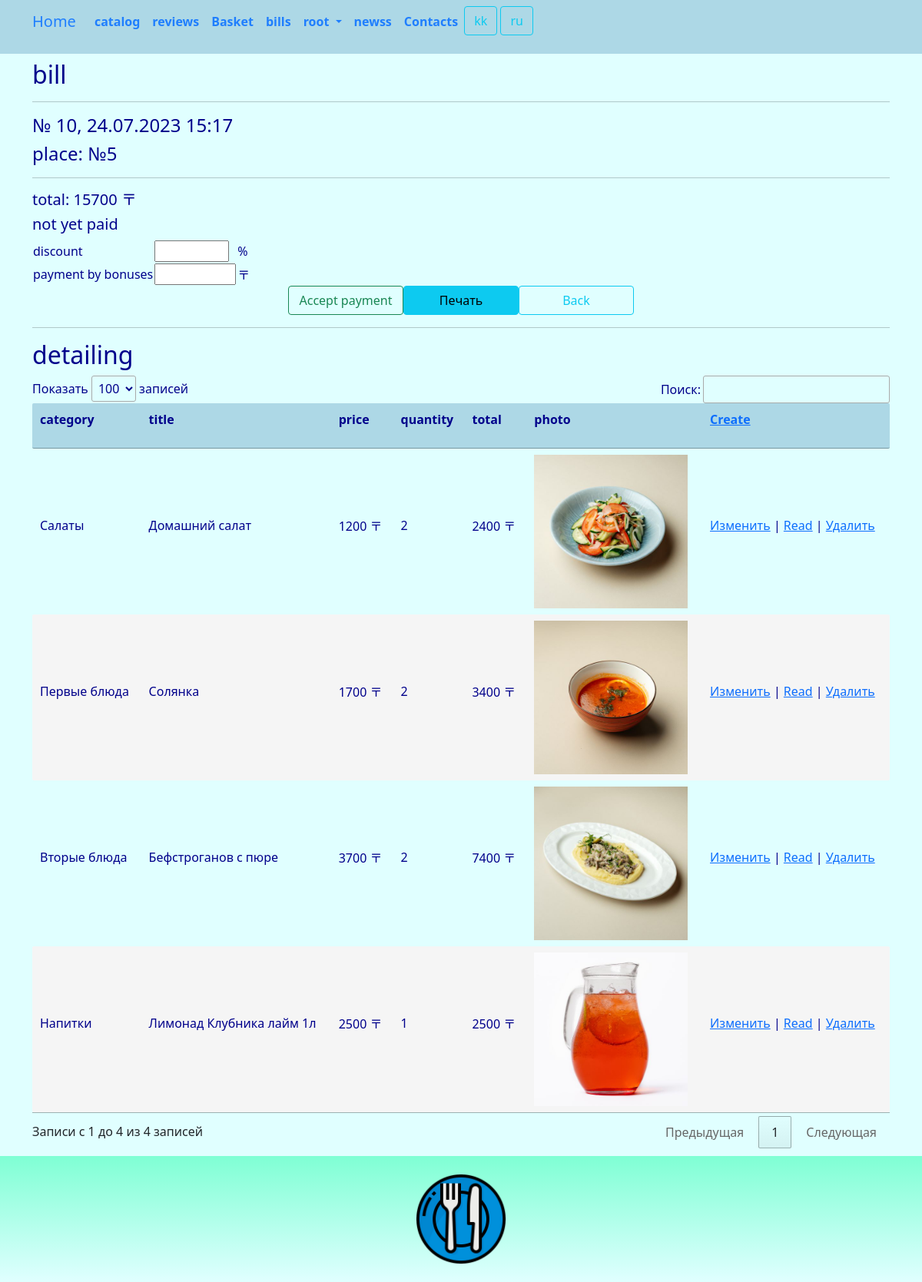
/detailing/index/10/ (signed in), run on an earlier commit of the app's database.
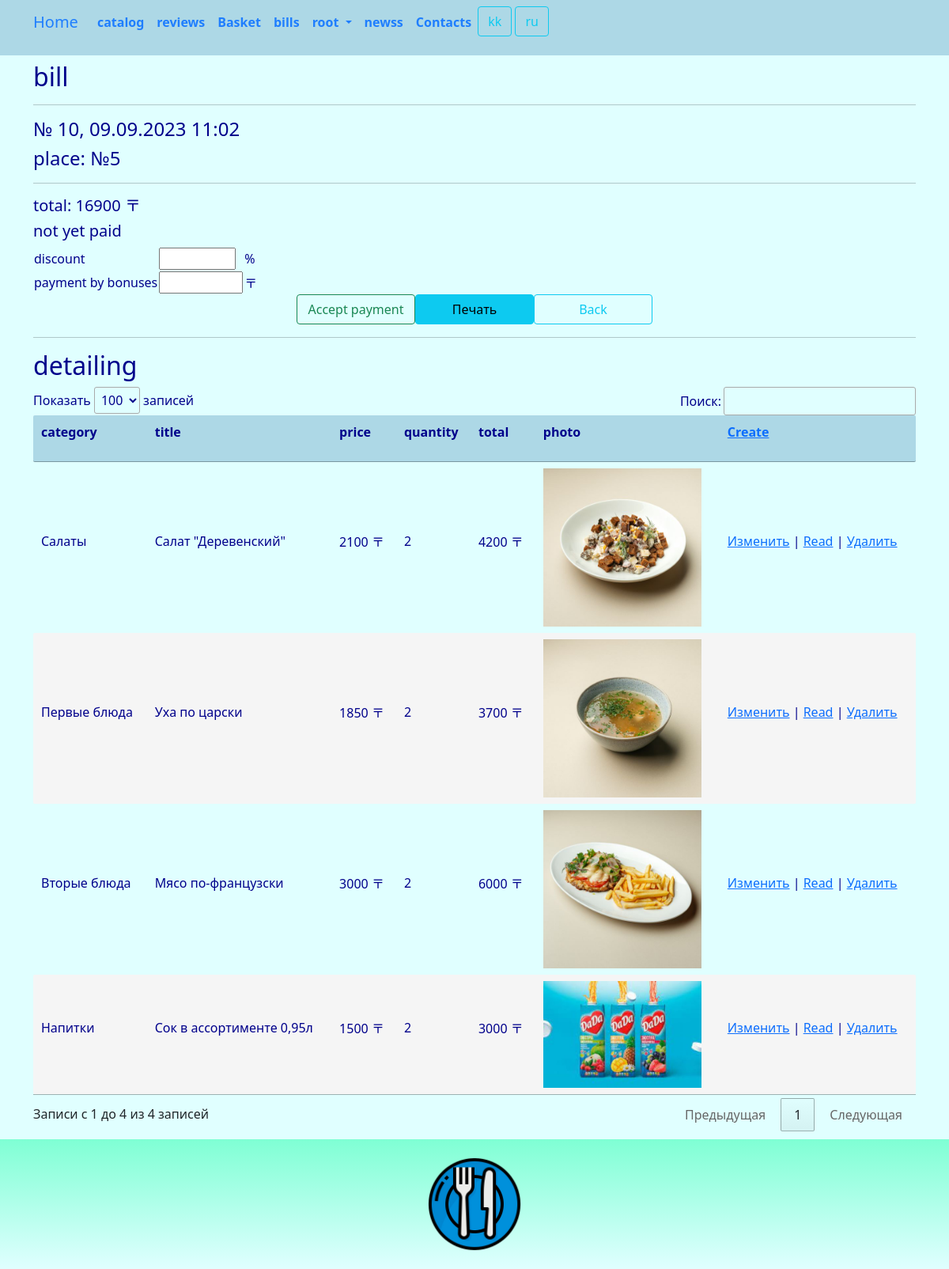
And on a later commit of the database.
### star/models.py (models this page shows, shortened)
class Bill(models.Model):
    dateb = models.DateTimeField(_('dateb'), auto_now_add=True)
    client = models.ForeignKey(Client, related_name='bill_client', on_delete=models.CASCADE)
    place = models.CharField(_('place'), max_length=32)
    total = models.DecimalField(_('total'), max_digits=9, decimal_places=2, blank=True, null=True)
    discount = models.IntegerField(_('discount'), default=0)
    bonus = models.DecimalField(_('bonus'), max_digits=9, decimal_places=2, blank=True, null=True)
    amount = models.DecimalField(_('amount'), max_digits=9, decimal_places=2, blank=True, null=True)
    class Meta:
        db_table = 'bill'
        indexes = [
            models.Index(fields=['dateb']),
        ]
        ordering = ['dateb']

class Detailing(models.Model):
    bill = models.ForeignKey(Bill, related_name='detailing_bill', on_delete=models.CASCADE)
    catalog = models.ForeignKey(Catalog, related_name='detailing_catalog', on_delete=models.CASCADE)
    price = models.DecimalField(_('price'), max_digits=9, decimal_places=2)
    quantity = models.IntegerField(_('quantity'), default=1)
    class Meta:
        db_table = 'detailing'
        indexes = [
            models.Index(fields=['bill']),
            models.Index(fields=['catalog']),
        ]
        ordering = ['bill']
    @property
    def total(self):
        return '%f' % (self.price*self.quantity)

class Catalog(models.Model):
    category = models.ForeignKey(Category, related_name='catalog_category', on_delete=models.CASCADE)
    title = models.CharField(_('catalog_title'), max_length=255)
    details = models.TextField(_('catalog_details'), blank=True, null=True)
    price = models.DecimalField(_('price'), max_digits=9, decimal_places=2)
    photo = models.ImageField(_('photo'), upload_to='images/', blank=True, null=True)
    class Meta:
        db_table = 'catalog'
        indexes = [
            models.Index(fields=['title']),
        ]
        ordering = ['title']

class Category(models.Model):
    title = models.CharField(_('category_title'), max_length=128, unique=True)
    class Meta:
        db_table = 'category'
    def __str__(self):
        return "{}".format(self.title)

### star/views.py (the view, shortened to what this page needs)
# urls.py: path('detailing/index/<int:bill_id>/', views.detailing_index, name='detailing_index'),
@login_required
@group_required("Managers")
def detailing_index(request, bill_id):
    try:
        bill = Bill.objects.get(id=bill_id)
        detailing = Detailing.objects.filter(bill_id=bill_id)
        return render(request, "detailing/index.html", {"detailing": detailing, "bill": bill, "bill_id": bill_id})
    except Exception as exception:
        print(exception)
        return HttpResponse(exception)

### star/views.py (called while the page is built)
def group_required(*group_names):
    def in_groups(u):
        if u.is_authenticated:
            if bool(u.groups.filter(name__in=group_names)) | u.is_superuser:
                return True
        return False
    return user_passes_test(in_groups, login_url='403')

### templates/detailing/index.html (shortened to what this page needs)
{% extends "base.html" %}
{% load i18n %}
{% load static %}
{% block content %}
<div id="print_content">
	<h2>{% trans "bill" %}</h2>
	<hr>
	<h4>№ {{ bill.id  }}, {{ bill.dateb | date:"d.m.Y H:i"}}</h4>
	<h4>{% trans "place" %}: {{ bill.place  }}</h4>
	<hr>
	<h5>{% trans "total" %}: {{ bill.total | stringformat:"1.0f" }} 〒</h5>
	{% if bill.amount > 0 %}
		<h5>{% trans "discount" %}: {{ bill.discount }} %</h5>
		<h5>{% trans "bonus" %}: {{ bill.bonus | stringformat:"1.0f" }} 〒</h5>
		<h5>{% trans "amount" %}: {{ bill.amount | stringformat:"1.0f" }} 〒</h5>
	{% else %}
		<h5>{% trans "not yet paid" %}</h5>
		<form method="post" enctype="multipart/form-data" class="hide_for_print_element">
			<table>
				<tr>
					<td>
						<label for="id_discount">{% trans "discount" %}</label>
					</td>
					<td>
						<input type="number" name="discount" size="10" min="0" max="100" step="1" id="id_discount" value="{{ discount }}">
					</td>
					<td>
						<label>%</label>
					</td>
				</tr>
				<tr>
					<td>
						<label for="id_bonus">{% trans "payment by bonuses" %}</label>
					</td>
					<td>
						<input type="number" name="bonus" size="10" min="0" max="1000" step="50" id="id_bonus" value="{{ bonus }}">
					</td>
					<td>
						<label>〒</label>
					</td>
				</tr>
			</table>
			<div class="row justify-content-center">
				<button onclick="return confirm('Принять оплату?')" type="submit" name="accept" class="btn btn-outline-success" style="width:150px" >{% trans "Accept payment" %}</button>
				<button class="btn btn-info" name = "print" id ="print" onclick='printDiv("print_content")' style="text-align: center;width:150px">Печать</button>
				<a class="btn btn-outline-info" style="width:150px" href="{% url 'bill_index'%}">{% trans "Back" %}</a>
			</div>
		</form>
	{% endif %}
	<hr>
	<h2>{% trans "detailing" %}</h2>
	{% if detailing.count > 0 %}
	<div class="row" id="print_content">
		<table id="myTable" class="table-manager" style="width:100%">
			<thead>
				<tr>
					<th><p>{% trans "category" %}</p></th>
					<th><p>{% trans "title" %}</p></th>
					<th><p>{% trans "price" %}</p></th>
					<th><p>{% trans "quantity" %}</p></th>
					<th><p>{% trans "total" %}</p></th>
					<th class="hide_for_print_element"><p>{% trans "photo" %}</p></th>
					<th class="hide_for_print_element"><p><a href="{% url 'detailing_create' bill_id %}">{% if bill.amount == 0 %}{% trans "Create" %} {% endif %}</a></p></th>
				</tr>
			</thead>
			<tbody>
				{% for p in detailing %}
				<tr>
					<td>
						<p>{{ p.catalog.category }}</p>
					</td>
					<td>
						<p>{{ p.catalog.title }}</p>
					</td>
					<td>
						<p>{{ p.price | stringformat:"1.0f" }} 〒</p>
					</td>
					<td>
						<p>{{ p.quantity }}</p>
					</td>
					<td>
						<p>{{ p.total  | floatformat:0 }} 〒</p>
					</td>
					<td class="hide_for_print_element">
						{% if p.catalog.photo.url != None %}
							<img style="width:100%; max-width:200px;" src="{{ p.catalog.photo.url}}" alt="{{ p.photo.url }}" >
						{% endif %}
					</td>
					<td class="hide_for_print_element">
						<p>
						{% if bill.amount == 0 %}
						<a  href="{% url 'detailing_edit' p.id bill_id %}">{% trans "Change" %}</a> |
						<a href="{% url 'detailing_read' p.id bill_id %}">{% trans "Read" %}</a> |
						<a onclick="return confirm('Удалить запись?')" href="{% url 'detailing_delete' p.id bill_id %}">{% trans "Delete" %}</a>
						{% endif %}
						</p>
					</td>
				</tr>
				{% endfor %}
			</tbody>
		</table>
	</div>
	{% else %}
	<a href="{% url 'detailing_create' bill_id %}">{% trans "Create" %}</a>
	{% endif %}
</div>
{% endblock content %}

### templates/base.html (shortened to what this page needs)
{% load static %}
{% load i18n %}
<html>
<head>
	<link href="https://cdn.jsdelivr.net/npm/bootstrap@5.0.2/dist/css/bootstrap.min.css" rel="stylesheet">
	<link rel="stylesheet" href="{% static 'css/styles.css' %}" />
	<link rel="stylesheet" href="{% static 'css/choosen.css' %}" />
</head>
<nav class="navbar navbar-expand-lg justify-content-center">
	<div class="container">
		<div class="collapse navbar-collapse" id="mainMenu">
			<ul class="navbar-nav me-auto mb-2 mb-lg-0">
				<a class="navbar-brand" href="{{ HTTP_HOST }}/">{% trans "Home" %}</a>
				<li class="nav-item">
					<a class="nav-link" href="{% url 'catalog_list' %}">{% trans "catalog" %}</a>
				</li>
				<li class="nav-item">
					<a class="nav-link" href="{% url 'review_list' %}">{% trans "reviews" %}</a>
				</li>
				{% if user.is_authenticated %}
				<li class="nav-item">
					<a class="nav-link" href="{% url 'basket' %}">{% trans "Basket" %}</a>
				</li>
				<li class="nav-item">
					<a class="nav-link" href="{% url 'bill_index' %}">{% trans "bills" %}</a>
				</li>
				<li class="nav-item dropdown">
					<a class="nav-link dropdown-toggle" href="#" id="navbarDropdown" role="button" data-bs-toggle="dropdown" aria-expanded="false">
						{{ user.username }}
					</a>
				</li>
				{% else %}
				<form class="form-inline ml-auto">
					<a href="{% url 'login' %}" class="btn btn-outline-secondary">{% trans "Log In" %}</a>
					<a href="{% url 'signup' %}" class="btn btn-primary ml-2">{% trans "Sign up" %}</a>
				</form>
				{% endif %}
				<li class="nav-item">
					<a class="nav-link" href="{% url 'news_list' %}">{% trans "newss" %}</a>
				</li>
				<li class="nav-item">
					<a class="nav-link" href="{% url 'contact' %}">{% trans "Contacts" %}</a>
				</li>
				<form action="{% url 'set_language' %}" method="post">
					{% get_current_language as LANGUAGE_CODE %}
					{% get_available_languages as LANGUAGES %}
					{% get_language_info_list for LANGUAGES as languages %}
					{% for language in languages %}
					<button type="submit" class="btn btn-outline-info" name="language" value="{{ language.code }}">
						{{ language.code }}
					</button>
					{% endfor %}
				</form>
			</ul>
		</div>
	</div>
</nav>
<body>
	<div class="container">
		{% block content%}{% endblock content %}
	</div>
</body>
<footer class="container-fluid text-center bg-lightgray">
	<div class="copyrights">
		<img src="{% static 'images/logo.png' %}" alt="logo" style="height:144px; padding: 10px;">
	</div>
</footer>
<link rel="stylesheet" href="https://cdn.datatables.net/1.11.2/css/jquery.dataTables.min.css">
<link href="{% static 'css/jquery.fancybox.min.css' %}" rel="stylesheet">
</html>

### static/css/styles.css (style rules this page uses)
:root { --navbar-background-color: LightBlue; --navbar-text-color: #1F7EFE; --main-background-color-light: LightCyan; --main-background-color-dark: LightBlue; --main-text-color: DarkBlue; --main-header-color: DarkBlue; --main-text-attention-color: Purple; --footer-background-color-light: LightCyan; --footer-background-color-dark: Aquamarine; --footer-text-color: Teal; --card-background-color-light: LightCyan; --card-background-color-dark: LightBlue; --card-text-color: SeaGreen; --table-background-color-light: LightCyan; --table-background-color-dark: #F5F5F5; --table-text-color: DarkBlue; --star-size: 30px; --star-color: LightYellow; --star-background: Yellow ; }
.navbar { background-color: var(--navbar-background-color); color: var(--navbar-text-color); }
.navbar .navbar-nav, .navbar .navbar-nav .navbar-text { color: var(--navbar-text-color); }
.navbar ul { background-color: var(--navbar-background-color); color: var(--navbar-text-color); }
.navbar li { background-color: var(--navbar-background-color); color: var(--navbar-text-color); }
.navbar a { background-color: var(--navbar-background-color); color: var(--navbar-text-color); }
.navbar-brand { background-color: var(--navbar-background-color); color: var(--navbar-text-color); }
.nav-item { background-color: var(--navbar-background-color); color: var(--navbar-text-color); font-weight: bold; }
body { background-color: var(--main-background-color-light); }
h1, h2, h3, h4, h5, h6 { color: var(--main-header-color); }
p, ul, li, label { color: var(--main-text-color); }
.table-manager tbody { width: 100%; background-color: var(--main-background-color-light); border: none; margin-top: 20px; margin-bottom: 20px; }
.table-manager thead th { background-color: var(--main-background-color-dark); color: var(--main-text-color); font-weight: bold; text-align: left; padding: 10px; }
.table-manager thead tr th:first-child { border-radius: 2px 0 0 2px; }
.table-manager thead tr th:last-child { border-radius: 0 2px 2px 0; }
.table-manager tbody td { text-align: left; border: none; padding: 5px 5px; vertical-align: top; }
.table-manager tbody tr:nth-child(odd) { background: var(--table-background-color-light); }
.table-manager tbody tr:nth-child(even) { background: var(--table-background-color-dark); }
.table-manager tbody tr td:first-child { border-radius: 2px 0 0 2px; }
.table-manager tbody tr td:last-child { border-radius: 0 2px 2px 0; }
footer { background-image: linear-gradient(top, var(--footer-background-color-dark), var(--footer-background-color-light)); background-image: -o-linear-gradient(top, var(--footer-background-color-dark), var(--footer-background-color-light)); background-image: -moz-linear-gradient(top, var(--footer-background-color-dark), var(--footer-background-color-light)); background-image: -webkit-linear-gradient(top, var(--footer-background-color-dark), var(--footer-background-color-light)); margin-top: 10px; padding: 10px; }

What changed in the data, as far as the page shows it:
changed Bill id 10: dateb "24.07.2023 15:17" → "09.09.2023 11:02"; total "15700" → "16900"
changed Detailing "Салаты": catalog "Домашний салат" → "Салат \"Деревенский\""; price "1200" → "2100"; total "2400" → "4200"; catalog.photo: a different picture
changed Detailing "Первые блюда": catalog "Солянка" → "Уха по царски"; price "1700" → "1850"; total "3400" → "3700"; catalog.photo: a different picture
changed Detailing "Вторые блюда": catalog "Бефстроганов с пюре" → "Мясо по-французски"; price "3700" → "3000"; total "7400" → "6000"; catalog.photo: a different picture
changed Detailing "Напитки": catalog "Лимонад Клубника лайм 1л" → "Сок в ассортименте 0,95л"; price "2500" → "1500"; quantity "1" → "2"; total "2500" → "3000"; catalog.photo: a different picture
